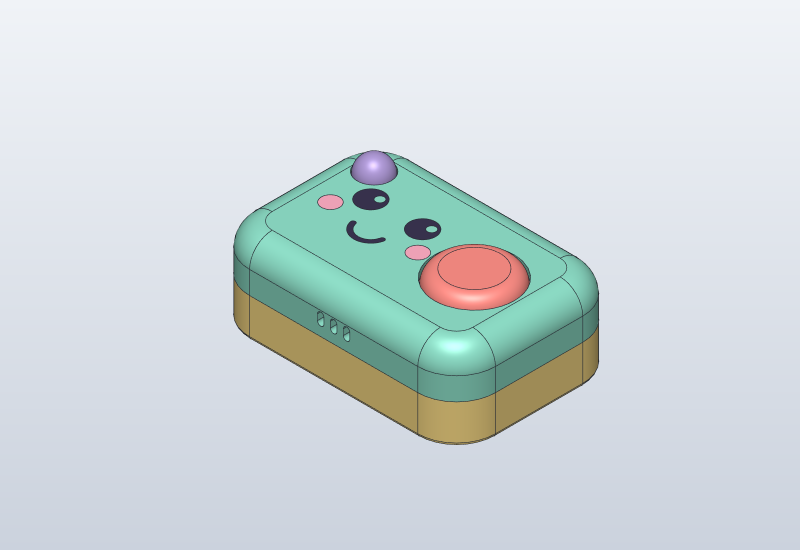
#> input picture episodes/001-demo-1/4-model/iso.png, 1600 x 1100 px, found by its file name (shown at 1/2 size)
$ python compare.py ../../episodes/001-demo-1/2-concept
#> lines starting #> are read from the running program, lines starting #| are printed output that depends on the picture
#!/usr/bin/env python3
"""Put the concept art, the control drawing and the model side by side, so Stage 4 can check its form.

  python3 tools/form/compare.py episodes/<slug> [--shot 4-model/blockout-02.png] [--out 4-model/compare.png]
  python3 tools/form/compare.py products/<product>/rev-b

Reads the favourites from episode.json (or, for a revision, rev.json's previous hero and the episode's
concept art). The model image is --shot, else the newest blockout-*.png, else iso.png. Needs Pillow
(pip3 install pillow).
"""
import argparse
import glob
import json
import os
import sys

try:
    from PIL import Image, ImageDraw, ImageFont
except ImportError:
    sys.exit("compare.py needs Pillow: pip3 install pillow")

H = 720          # height of each panel
LABEL = 44       # label strip under each panel
REPO = os.path.dirname(os.path.dirname(os.path.dirname(os.path.abspath(__file__))))


def refs(folder):
    """[(label, path)] for the concept art and control drawing (or the previous hero, for a revision)."""
    out = []
    ep_json = os.path.join(folder, "episode.json")
    rev_json = os.path.join(folder, "rev.json")
    if os.path.isfile(ep_json):
        fav = json.load(open(ep_json)).get("favorites", {})
        for key, label in (("2-concept", "Concept art"), ("3-layout", "Control drawing")):
            if fav.get(key) and os.path.isfile(os.path.join(folder, fav[key])):
                out.append((label, os.path.join(folder, fav[key])))
    elif os.path.isfile(rev_json):
        r = json.load(open(rev_json))
        prev = r.get("previousHero")
        if prev and os.path.isfile(os.path.join(REPO, prev.lstrip("/"))):
            out.append(("Previous hero render", os.path.join(REPO, prev.lstrip("/"))))
        ep = os.path.join(REPO, "episodes", r.get("episode", ""))
        if os.path.isfile(os.path.join(ep, "episode.json")):
            fav = json.load(open(os.path.join(ep, "episode.json"))).get("favorites", {})
            if fav.get("2-concept") and os.path.isfile(os.path.join(ep, fav["2-concept"])):
                out.append(("Concept art (Rev A)", os.path.join(ep, fav["2-concept"])))
    return out


def model_shot(folder, shot):
    if shot:
        p = shot if os.path.isabs(shot) else os.path.join(folder, shot)
        if not os.path.isfile(p):
            sys.exit("no such screenshot: " + p)
        return p
    blocks = sorted(glob.glob(os.path.join(folder, "4-model", "blockout-*.png")), key=os.path.getmtime)
    if blocks:
        return blocks[-1]
    iso = os.path.join(folder, "4-model", "iso.png")
    return iso if os.path.isfile(iso) else None


def font(size):
    for f in ("/System/Library/Fonts/Supplemental/Arial.ttf", "/System/Library/Fonts/Helvetica.ttc",
              "/usr/share/fonts/truetype/dejavu/DejaVuSans.ttf"):
        if os.path.isfile(f):
            try:
                return ImageFont.truetype(f, size)
            except OSError:
                pass
    return ImageFont.load_default()


def main():
    ap = argparse.ArgumentParser()
    ap.add_argument("folder")
    ap.add_argument("--shot")
    ap.add_argument("--out", default="4-model/compare.png")
    a = ap.parse_args()
    folder = os.path.abspath(a.folder)
    panels = refs(folder)
    shot = model_shot(folder, a.shot)
    if not shot:
        sys.exit("no model screenshot yet: save 4-model/blockout-01.png or iso.png first")
    panels.append(("Model: " + os.path.basename(shot), shot))
    imgs = []
    for label, p in panels:
        im = Image.open(p).convert("RGB")
        im = im.resize((max(1, round(im.width * H / im.height)), H))
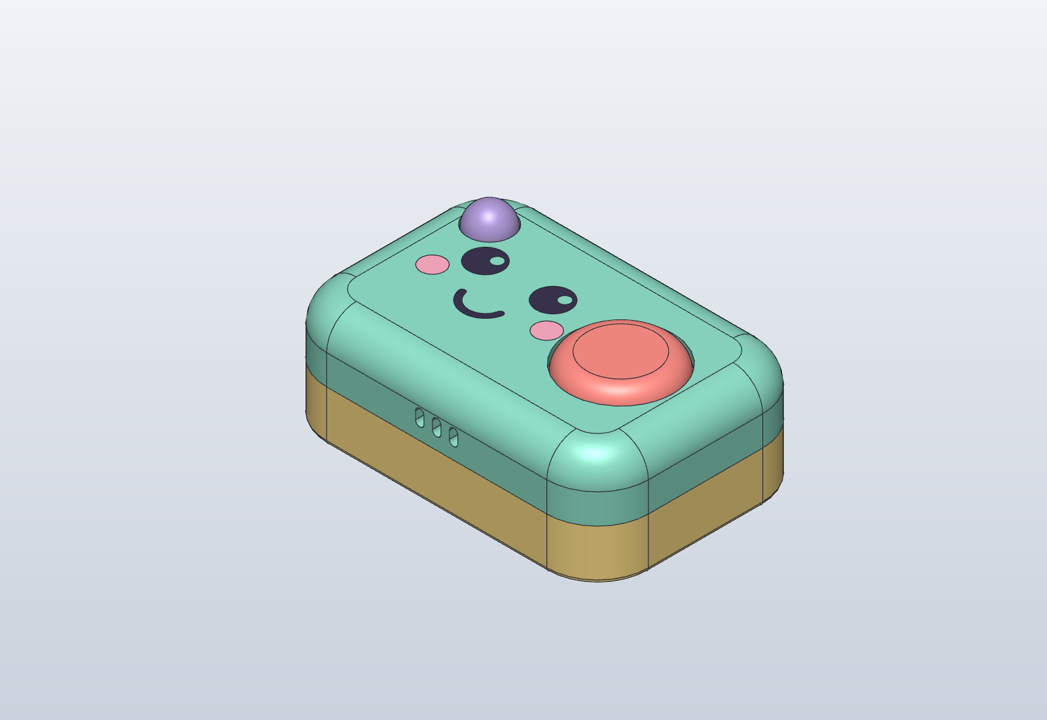
#> im: PIL image 1047x720 RGB; mean R, G, B 207.4, 217.1, 219.4
        imgs.append((label, im))
    W = sum(im.width for _, im in imgs) + 16 * (len(imgs) + 1)
#> W = 1079
    sheet = Image.new("RGB", (W, H + LABEL + 32), "white")
#> sheet: PIL image 1079x796 RGB; every value is 255
    d, f, x = ImageDraw.Draw(sheet), font(26), 16
#> x = 16
    for label, im in imgs:
        sheet.paste(im, (x, 16))
        d.text((x, H + 24), label, fill=(30, 30, 30), font=f)
        x += im.width + 16
#> this loop made 1 pass
#> (label, x) on pass 1: ('Model: iso.png', 1079)
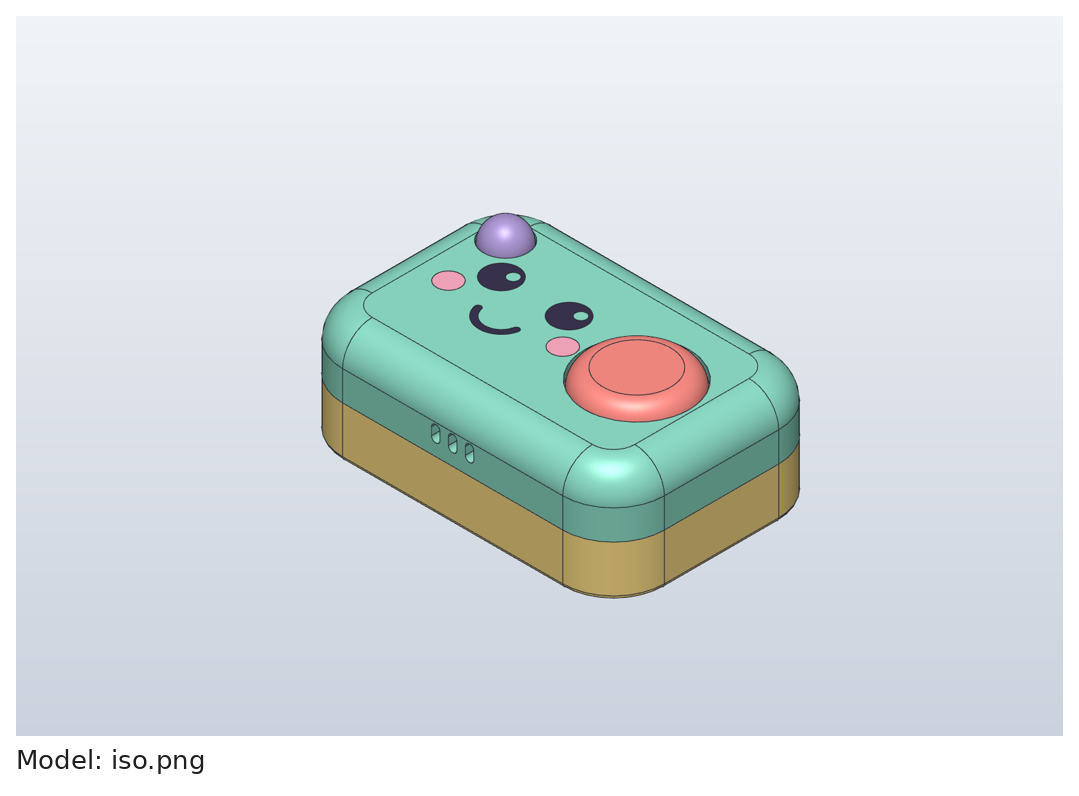
#> sheet: PIL image 1079x796 RGB; mean R, G, B 213, 221.5, 223.5
#> after the loop, x = 1079
    out = a.out if os.path.isabs(a.out) else os.path.join(folder, a.out)
    os.makedirs(os.path.dirname(out), exist_ok=True)
    sheet.save(out)
    print("wrote", os.path.relpath(out, os.getcwd()))


if __name__ == "__main__":
    main()
